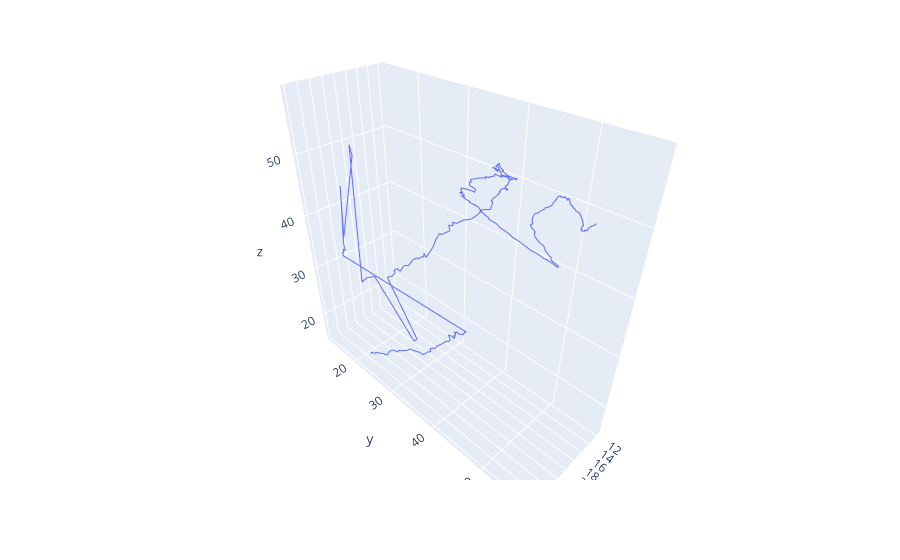

The code cell stored with this chart in its notebook:
### Code cell
import plotly.express as px
data = pd.DataFrame(track,columns = ['x','y','z'])
fig = px.line_3d(data,x = 'x',y = 'y',z = 'z')
fig.show()

### Figure 1 — Plotly figure (JSON) as saved in the notebook; plotly's stock layout.template omitted (floating-point values rounded to 4 significant figures; data arrays with more than 128 entries replaced by an {"elided": "..."} marker saying what was removed)
{"data": [{"hoverlabel": {"namelength": 0}, "hovertemplate": "x=%{x}<br>y=%{y}<br>z=%{z}", "legendgroup": "", "line": {"color": "#636efa", "dash": "solid"}, "mode": "lines", "name": "", "scene": "scene", "showlegend": false, "type": "scatter3d", "x": {"elided": "500 float values"}, "y": {"elided": "500 float values"}, "z": {"elided": "500 float values"}}], "layout": {"legend": {"tracegroupgap": 0}, "margin": {"t": 60}, "scene": {"domain": {"x": [0, 1], "y": [0, 1]}, "xaxis": {"title": {"text": "x"}}, "yaxis": {"title": {"text": "y"}}, "zaxis": {"title": {"text": "z"}}}}}
